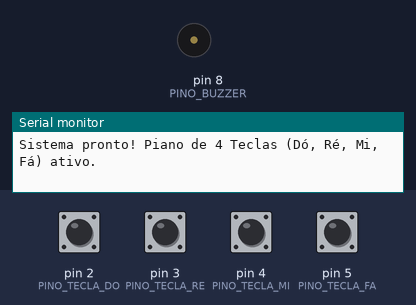
The sketch below on a simulated Arduino Uno, built with avr-gcc and run on an emulated ATmega328P. On the bench: buzzer (waves = sounding), the last lines printed to the serial monitor. The inputs (shaded band) are chosen by the test bench; at power-on: pin 2 (PINO_TECLA_DO), pin 3 (PINO_TECLA_RE), pin 4 (PINO_TECLA_MI), pin 5 (PINO_TECLA_FA) HIGH.

Above: at 1.2 s.
1.3 s: pin 2 (PINO_TECLA_DO) pulled LOW for 0.15 s
At 1.37 s:
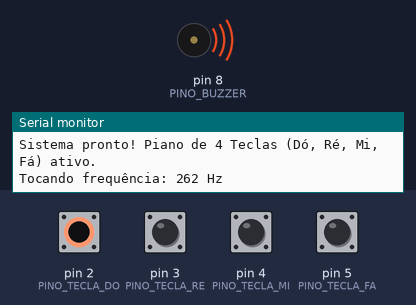
Timing chart, 0 to 4.3 s (numbered marks = the images above; inputs shaded):
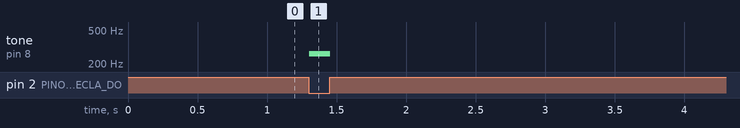

Measured:
- after the input at 1.3 s, tone on pin 8 (PINO_BUZZER): silent → 262 Hz at once, → silent 0.15 s later

The sketch:

p18_piano_de_4_teclas.ino
```cpp
/*
 * Projeto 18: Piano de 4 Teclas
 * O que faz: Toca as notas Dó, Ré, Mi e Fá no buzzer passivo enquanto os botões correspondentes são pressionados.
 * Ligações: D2 (Botão Dó), D3 (Botão Ré), D4 (Botão Mi), D5 (Botão Fá), D8 (Buzzer Passivo)
 * Bibliotecas: Nenhuma biblioteca extra
 * Material: 80 Projetos Arduino
 */

const byte PINO_TECLA_DO = 2; // Botão 1: Nota Dó (262 Hz)
const byte PINO_TECLA_RE = 3; // Botão 2: Nota Ré (294 Hz)
const byte PINO_TECLA_MI = 4; // Botão 3: Nota Mi (330 Hz)
const byte PINO_TECLA_FA = 5; // Botão 4: Nota Fá (349 Hz)
const byte PINO_BUZZER = 8;   // Buzzer passivo

int notaAtual = 0;

void setup() {
  Serial.begin(9600);
  pinMode(PINO_TECLA_DO, INPUT_PULLUP);
  pinMode(PINO_TECLA_RE, INPUT_PULLUP);
  pinMode(PINO_TECLA_MI, INPUT_PULLUP);
  pinMode(PINO_TECLA_FA, INPUT_PULLUP);
  pinMode(PINO_BUZZER, OUTPUT);

  Serial.println(F("Sistema pronto! Piano de 4 Teclas (Dó, Ré, Mi, Fá) ativo."));
}

void loop() {
  int novaNota = 0;

  if (digitalRead(PINO_TECLA_DO) == LOW) {
    novaNota = 262;
  } else if (digitalRead(PINO_TECLA_RE) == LOW) {
    novaNota = 294;
  } else if (digitalRead(PINO_TECLA_MI) == LOW) {
    novaNota = 330;
  } else if (digitalRead(PINO_TECLA_FA) == LOW) {
    novaNota = 349;
  }

  if (novaNota > 0) {
    if (novaNota != notaAtual) {
      tone(PINO_BUZZER, novaNota);
      notaAtual = novaNota;
      Serial.print(F("Tocando frequência: "));
      Serial.print(novaNota);
      Serial.println(F(" Hz"));
    }
  } else if (notaAtual != 0) {
    noTone(PINO_BUZZER);
    notaAtual = 0;
  }

  delay(10);
}
```
